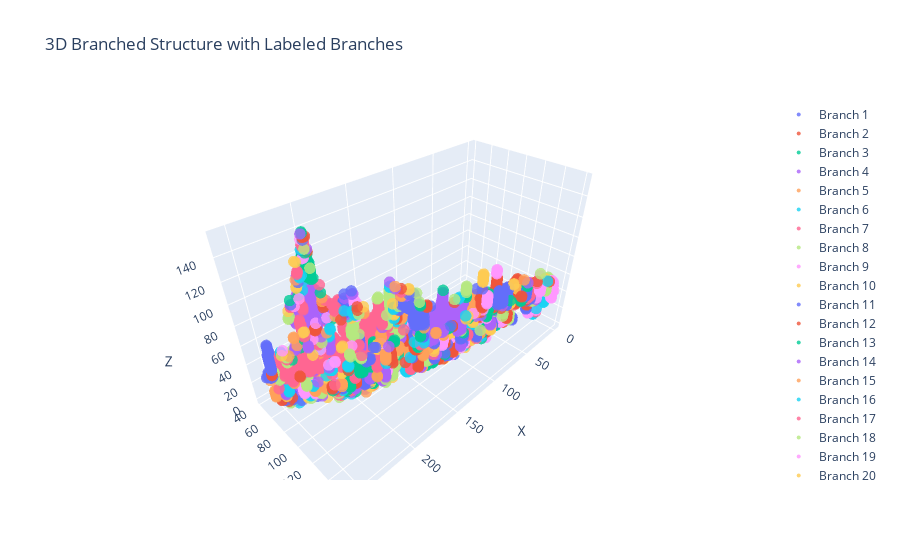

Notebook source saved alongside this figure:
### Code cell
import plotly.graph_objects as go

# Prepare data for plotting
labeled_skeleton = np.transpose(labeled_skeleton, (1, 2, 0))

# Step 5: Plot the result using Plotly
def plot_3d_structure(labeled_skeleton):
    x, y, z = np.where(labeled_skeleton > 0)
    labels = labeled_skeleton[x, y, z]

    fig = go.Figure()

    for label in np.unique(labels):
        mask = (labels == label)
        fig.add_trace(go.Scatter3d(
            x=x[mask],
            y=y[mask],
            z=z[mask],
            mode='markers',
            marker=dict(
                size=4,
                color=label,  # Color by label
                colorscale='Viridis',  # Use a colorscale to distinguish branches
                opacity=0.8
            ),
            name=f'Branch {label}'
        ))

    fig.update_layout(
        scene=dict(
            xaxis_title='X',
            yaxis_title='Y',
            zaxis_title='Z'
        ),
        title='3D Branched Structure with Labeled Branches'
    )

    fig.show()

plot_3d_structure(labeled_skeleton)
